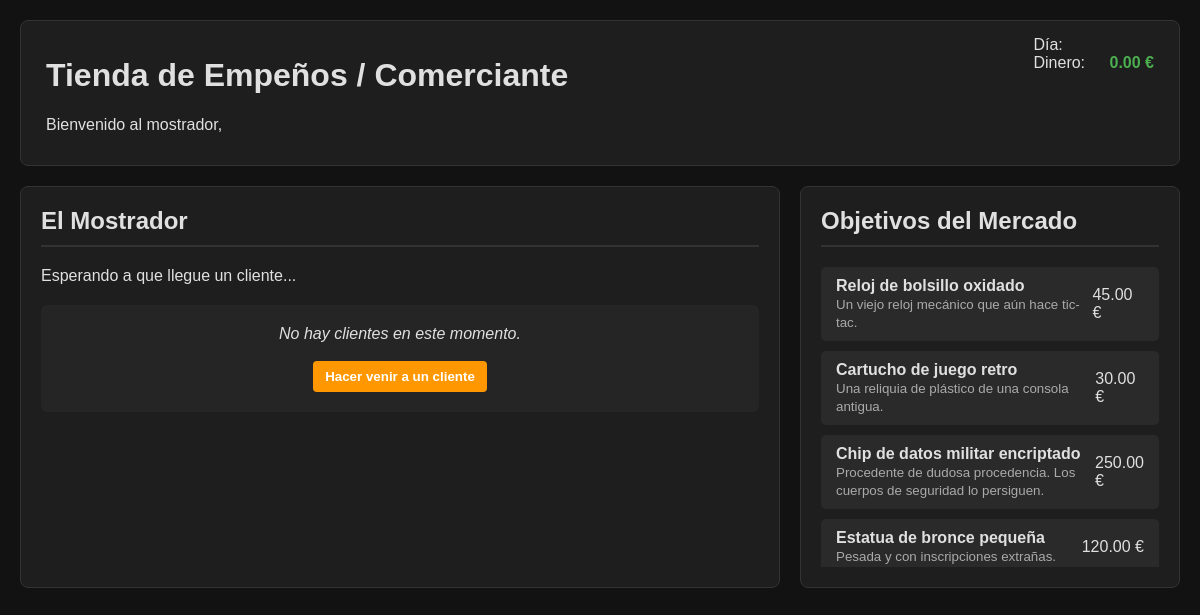
The page / on the database its author committed.
### tables this page shows
CREATE TABLE IF NOT EXISTS catalogo_objetos (
    id INT AUTO_INCREMENT PRIMARY KEY,
    nombre VARCHAR(100) NOT NULL,
    descripcion TEXT,
    valor_base DECIMAL(10, 2) NOT NULL,
    es_ilegal BOOLEAN DEFAULT FALSE,
    rareza ENUM('comun', 'raro', 'epico', 'legendario') DEFAULT 'comun',
    imagen VARCHAR(100) DEFAULT 'default.png'
);

### index.php (the view, shortened to what this page needs)
<?php
require_once 'includes/db.php';
$stmt =$pdo->query("SELECT * FROM usuarios LIMIT 1");
$usuario =$stmt->fetch(PDO::FETCH_ASSOC);
if (!$usuario) {
    $stmt = $pdo->query("SELECT * FROM usuarios LIMIT 1");
    $usuario = $stmt->fetch(PDO::FETCH_ASSOC);
}
$catalogoStmt =$pdo->query("SELECT * FROM catalogo_objetos");
$objetosCatalogo =$catalogoStmt->fetchAll(PDO::FETCH_ASSOC);
?>
<!DOCTYPE html>
<html lang="es">
<head>
   <link rel="stylesheet" href="/assets/css/style.css">
</head>
<body>
    <header>
        <div>
            <h1>Tienda de Empeños / Comerciante</h1>
            <p>Bienvenido al mostrador, <strong><?php echo htmlspecialchars($usuario['nombre']); ?></strong></p>
        </div>
        <div class="stats">
            <div>Día: <span><?php echo $usuario['dia_actual']; ?></span></div>
            <div>Dinero: <span><?php echo number_format($usuario['dinero'], 2); ?> €</span></div>
        </div>
    </header>
    <div class="container">
        <div class="panel">
            <h2>El Mostrador</h2>
            <p>Esperando a que llegue un cliente...</p>
            <div id="cliente-zona" style="background: #252525; padding: 20px; border-radius: 6px; text-align: center; margin-top: 20px;">
                <em>No hay clientes en este momento.</em>
                <br><br>
                <button onclick="simularCliente()">Hacer venir a un cliente</button>
            </div>
        </div>
        <div class="panel">
            <h2>Objetivos del Mercado</h2>
            <div style="max-height: 300px; overflow-y: auto;">
                <?php foreach ($objetosCatalogo as$obj): ?>
                    <div class="item-card">
                        <div>
                            <strong><?php echo htmlspecialchars($obj['nombre']); ?></strong><br>
                            <small style="color: #aaa;"><?php echo htmlspecialchars($obj['descripcion']); ?></small>
                        </div>
                        <div>
                            <span><?php echo number_format($obj['valor_base'], 2); ?> €</span>
                        </div>
                    </div>
                <?php endforeach; ?>
            </div>
        </div>
    </div>
</body>
</html>

### assets/css/style.css (style rules this page uses)
body { font-family: Arial, sans-serif; background-color: #121212; color: #e0e0e0; margin: 0; padding: 20px; }
header { display: flex; justify-content: space-between; background: #1e1e1e; padding: 15px 25px; border-radius: 8px; border: 1px solid #333; margin-bottom: 20px; }
.stats span { margin-left: 20px; font-weight: bold; color: #4CAF50; }
.container { display: grid; grid-template-columns: 2fr 1fr; gap: 20px; }
.panel { background: #1e1e1e; padding: 20px; border-radius: 8px; border: 1px solid #333; min-height: 350px; }
h2 { border-bottom: 2px solid #333; padding-bottom: 10px; margin-top: 0; }
.item-card { background: #2a2a2a; padding: 10px 15px; margin-bottom: 10px; border-radius: 5px; display: flex; justify-content: space-between; align-items: center; }
button { background: #ff9800; border: none; color: white; padding: 8px 12px; border-radius: 4px; cursor: pointer; font-weight: bold; }

### rows shown on the page
catalogo_objetos: nombre "Reloj de bolsillo oxidado", descripcion "Un viejo reloj mecánico que aún hace tic-tac.", valor_base "45.00"
catalogo_objetos: nombre "Cartucho de juego retro", descripcion "Una reliquia de plástico de una consola antigua.", valor_base "30.00"
catalogo_objetos: nombre "Chip de datos militar encriptado", descripcion "Procedente de dudosa procedencia. Los cuerpos de seguridad lo persiguen.", valor_base "250.00"
catalogo_objetos: nombre "Estatua de bronce pequeña", descripcion "Pesada y con inscripciones extrañas.", valor_base "120.00"

### other values the page prints
$usuario['dinero'] "0.00"
